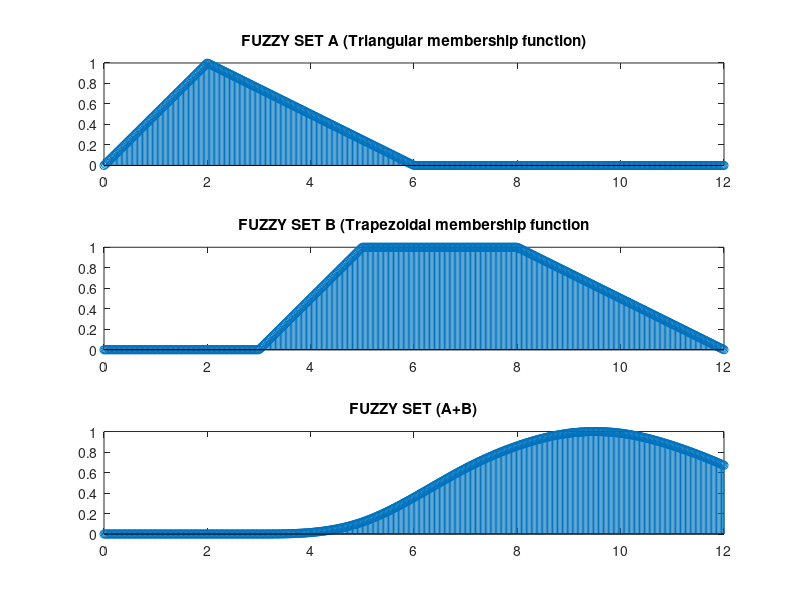

Write MATLAB code to recreate this figure.
% 2. Example  Implement a Continuous Fuzzy Function in Matlab
n =500;

AX = linspace(0, 12, n);
muA = @(x) trimf(x, [0 2 6]);

BX = linspace(0, 12, n);
muB = @(x) trapmf(x, [3 5 8 12]); 

CX = linspace(0, 12, n);
muC = zeros(size(CX));

for x=CX
    i = find(CX==x);
    for x1=AX
        x2 = x - x1;
        muC(i) = muC(i) + muA(x1)*muB(x2);
    end
end

muC = muC / max(muC);

figure;

subplot(3,1,1);
stem(AX, muA(AX))
title('FUZZY SET A (Triangular membership function)')

subplot(3,1,2)
stem(BX, muB(BX))
title('FUZZY SET B (Trapezoidal membership function')

subplot(3,1,3)
stem(CX, muC)
title("FUZZY SET (A+B)")
